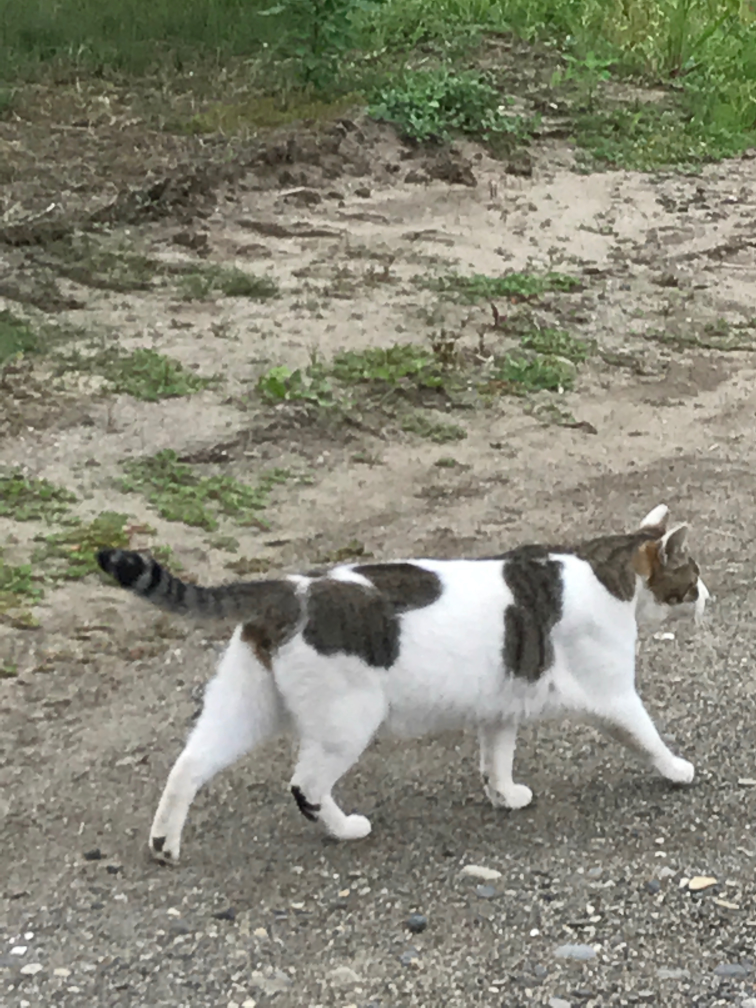
#> input picture book/深層学習の教科書/ch15_opencv/basics/cleansing_data/sample.jpg, 3024 x 4032 px (shown at 1/4 size)
$ jupyter execute main.ipynb
#> lines starting #> are read from the running program, lines starting #| are printed output that depends on the picture
[cell 1]
# 画像の読み込み・表示
import numpy as np
import cv2

# OpenCVを用いて画像を読み込む
img = cv2.imread('cleansing_data/sample.jpg')
#> img is the input picture: shape (4032, 3024, 3); mean B, G, R 118.5, 134.3, 134.7

# 画像を出力
cv2.imshow('sample', img)
cv2.waitKey(0)

[cell 2]
# 画像の作成・保存
import numpy as np
import cv2

# 画像のサイズを作成
img_size = (512, 512)

# サイズが512x512の緑色の画像を作成
img = np.array([[[0, 255, 0] for _ in range(img_size[1])] for _ in range(img_size[0])], dtype='uint8')

cv2.imshow('sample1', img)
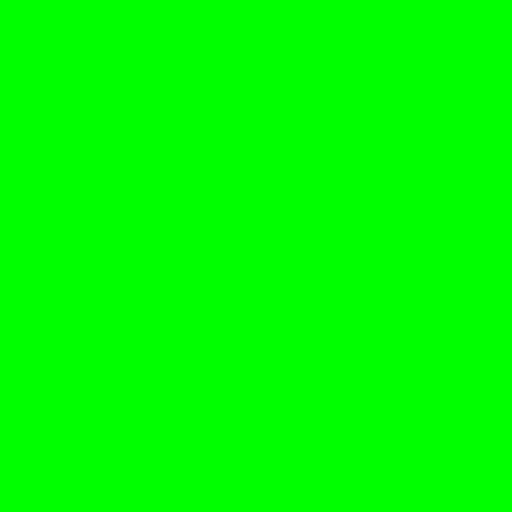
#> window 'sample1': shape (512, 512, 3); mean B, G, R 0, 255, 0
cv2.waitKey(0)

[cell 3]
# トリミングとリサイズ
import numpy as np
import cv2

img = cv2.imread('cleansing_data/sample.jpg')

# 幅、高さをそれぞれ1/6にリサイズ
my_img = cv2.resize(img, (img.shape[1] // 6, img.shape[0] // 6))
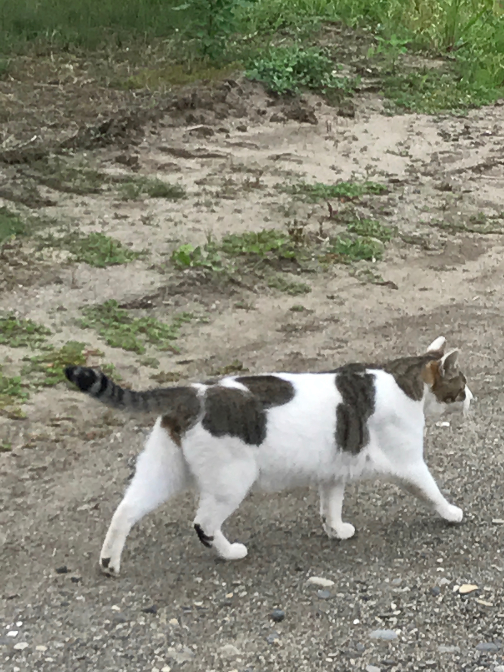
#> my_img: shape (672, 504, 3); mean B, G, R 118.7, 134.4, 134.9

cv2.imshow('sample2', my_img)
cv2.waitKey(0)

[cell 4]
# 回転・反転
import numpy as np
import cv2

img = cv2.imread('cleansing_data/sample.jpg')

my_img = cv2.flip(cv2.resize(img, (img.shape[1] // 6, img.shape[0] // 6)), 0)
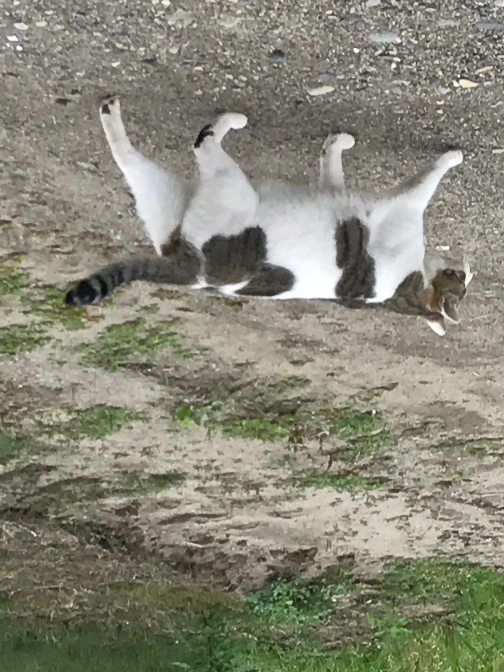
#> my_img: shape (672, 504, 3); mean B, G, R 118.7, 134.4, 134.9

# 画像をx軸中心に反転
cv2.imshow('sample3', my_img)
cv2.waitKey(0)

[cell 5]
# 色調変換・色反転
import numpy as np
import cv2

img = cv2.imread('cleansing_data/sample.jpg')

my_img = cv2.resize(img, (img.shape[1] // 6, img.shape[0] // 6))

# sample.jpgの色を反転させる
# OpenCVで読み込まれた画像データは3次元のndarrayとなっているので、色を反転させるにはそれぞれの要素と255との差を求めれば良い
for i in range(len(my_img)):
    for j in range(len(my_img[i])):
        for k in range(len(my_img[i][j])):
            my_img[i][j][k] = 255 - my_img[i][j][k]
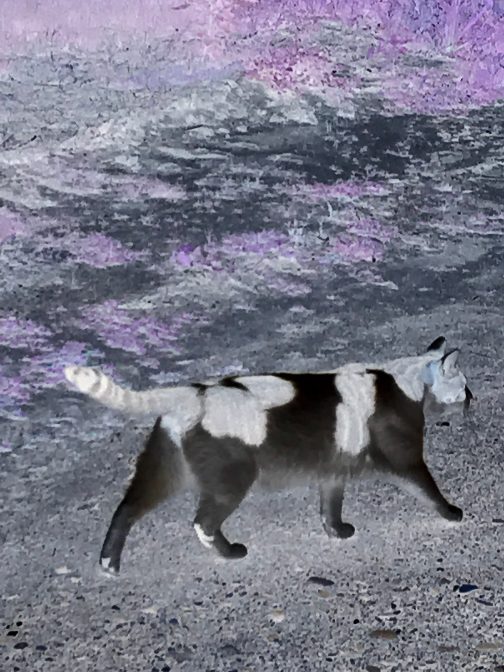
#> my_img: shape (672, 504, 3); mean B, G, R 136.3, 120.6, 120.1

cv2.imshow('sample4', my_img)
cv2.waitKey(0)
